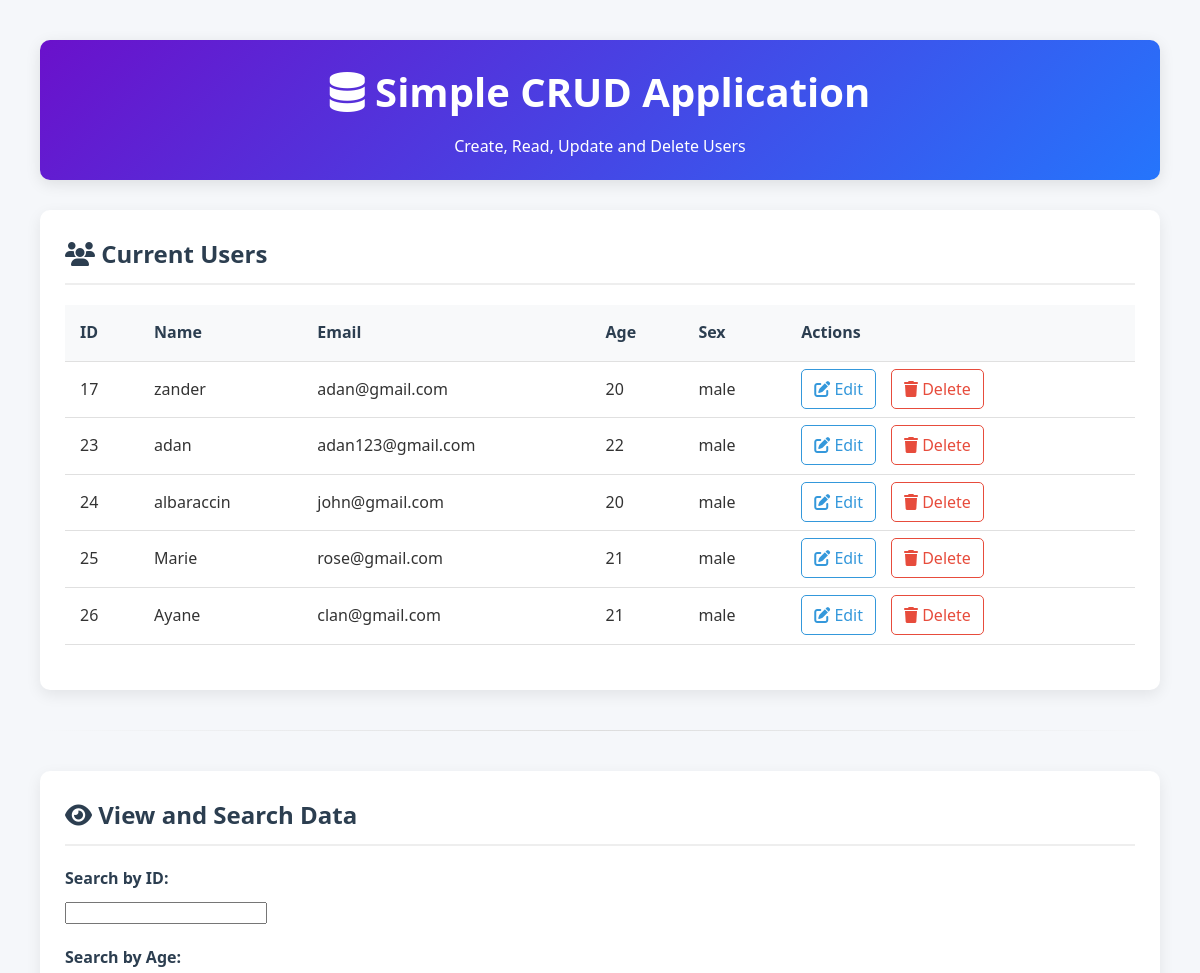
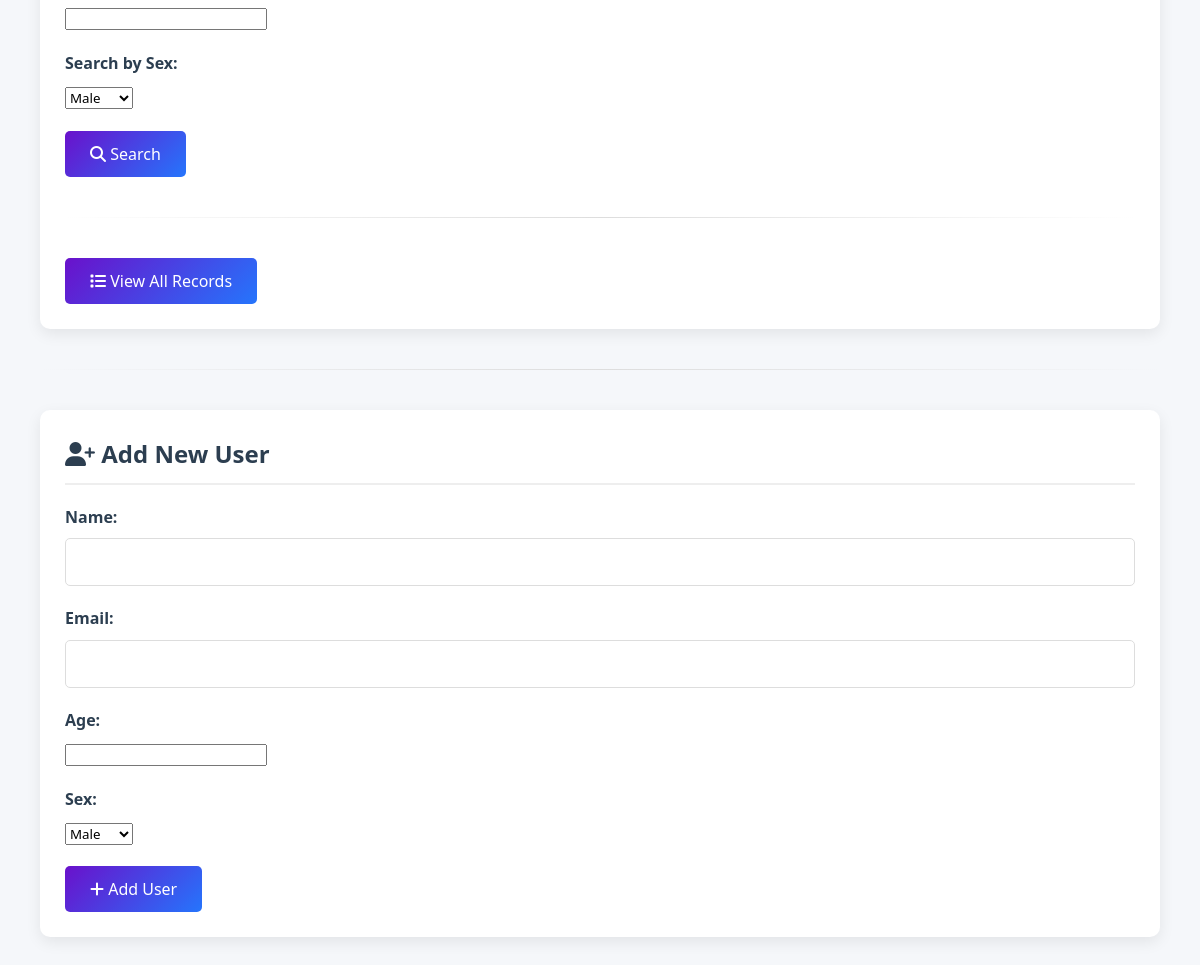
The page / on the database its author committed (2 pictures, top to bottom).
### tables this page shows
CREATE TABLE `users` (
  `id` int(11) NOT NULL,
  `name` varchar(255) NOT NULL,
  `email` varchar(255) NOT NULL,
  `age` int(11) NOT NULL,
  `sex` enum('male','female') NOT NULL
);

### index.php (the view, shortened to what this page needs)
<!DOCTYPE html>
<html lang="en">
<head>
    <link rel="stylesheet" href="https://cdnjs.cloudflare.com/ajax/libs/font-awesome/6.4.0/css/all.min.css">
    <link rel="stylesheet" href="style.css">
</head>
<body>
    <div class="container">
        <header>
            <h1><i class="fas fa-database"></i> Simple CRUD Application</h1>
            <p>Create, Read, Update and Delete Users</p>
        </header>
        <div class="card">
            <?php
            include 'db_connect.php';
            if ($_SERVER["REQUEST_METHOD"] == "POST" && isset($_POST['view_all'])) {
                $sql = "SELECT id, name, email, age, sex FROM users";
            } else {
                $sql = "SELECT id, name, email, age, sex FROM users";
            }
            $result = $conn->query($sql);
            if ($result->num_rows > 0) {
                echo "<h2><i class='fas fa-users'></i> Current Users</h2>";
                echo "<table>";
                echo "<tr><th>ID</th><th>Name</th><th>Email</th><th>Age</th><th>Sex</th><th>Actions</th></tr>";
                while ($row = $result->fetch_assoc()) {
                    echo "<tr>";
                    echo "<td>" . $row["id"] . "</td>";
                    echo "<td>" . $row["name"] . "</td>";
                    echo "<td>" . $row["email"] . "</td>";
                    echo "<td>" . $row["age"] . "</td>";
                    echo "<td>" . $row["sex"] . "</td>";
                    echo "<td class='actions'>";
                    echo "<a class='edit-btn' href='update.php?id=" . $row["id"] . "'><i class='fas fa-edit'></i> Edit</a>";
                    echo "<a class='delete-btn' href='delete.php?id=" . $row["id"] . "'><i class='fas fa-trash'></i> Delete</a>";
                    echo "</td>";
                    echo "</tr>";
                }
                echo "</table>";
            } else {
                echo "<div class='empty-state'>";
                echo "<i class='fas fa-user-slash'></i>";
                echo "<h3>No users found</h3>";
                echo "<p>Add your first user using the form below</p>";
                echo "</div>";
            }
            ?>
        </div>
        <hr>
        <div class="card">
            <h2><i class="fas fa-eye"></i> View and Search Data</h2>
            <form method="post" action="index.php" class="search-form">
                <div class="form-group">
                    <label for="id">Search by ID:</label>
                    <input type="number" id="id" name="id">
                </div>
                <div class="form-group">
                    <label for="age">Search by Age:</label>
                    <input type="number" id="age" name="age">
                </div>
                <div class="form-group">
                    <label for="sex">Search by Sex:</label>
                    <select id="sex" name="sex">
                        <option value="male">Male</option>
                    </select>
                </div>
                <button type="submit" name="search" class="submit-btn">
                    <i class="fas fa-search"></i> Search
                </button>
                <hr>
                <button type="submit" name="view_all" class="submit-btn">
                    <i class="fas fa-list"></i> View All Records
                </button>
            </form>
        </div>
        <hr>
        <div class="card">
            <h2><i class="fas fa-user-plus"></i> Add New User</h2>
            <form method="post" action="index.php">
                <div class="form-group">
                    <label for="name">Name:</label>
                    <input type="text" id="name" name="name" required>
                </div>
                <div class="form-group">
                    <label for="email">Email:</label>
                    <input type="email" id="email" name="email" required>
                </div>
                <div class="form-group">
                    <label for="age">Age:</label>
                    <input type="number" id="age" name="age" required>
                </div>
                <div class="form-group">
                    <label for="sex">Sex:</label>
                    <select id="sex" name="sex" required>
                        <option value="male">Male</option>
                    </select>
                </div>
                <button type="submit" name="create" class="submit-btn">
                    <i class="fas fa-plus"></i> Add User
                </button>
            </form>
        </div>
    </div>
</body>
</html>

### style.css (style rules this page uses)
* { margin: 0; padding: 0; box-sizing: border-box; font-family: 'Segoe UI', Tahoma, Geneva, Verdana, sans-serif; }
body { background-color: #f5f7fa; color: #333; line-height: 1.6; padding: 20px; }
.container { max-width: 1200px; margin: 0 auto; padding: 20px; }
header { text-align: center; margin-bottom: 30px; padding: 20px; background: linear-gradient(135deg, #6a11cb 0%, #2575fc 100%); color: white; border-radius: 10px; box-shadow: 0 4px 15px rgba(0, 0, 0, 0.1); }
h1 { font-size: 2.5rem; margin-bottom: 10px; }
h2 { color: #2c3e50; margin-bottom: 20px; padding-bottom: 10px; border-bottom: 2px solid #eee; }
.card { background: white; border-radius: 10px; padding: 25px; margin-bottom: 30px; box-shadow: 0 5px 15px rgba(0, 0, 0, 0.08); }
table { width: 100%; border-collapse: collapse; margin: 20px 0; }
th, td { padding: 15px; text-align: left; border-bottom: 1px solid #e0e0e0; }
th { background-color: #f8f9fa; color: #2c3e50; font-weight: 600; }
.actions a { text-decoration: none; margin-right: 15px; padding: 8px 12px; border-radius: 5px; font-weight: 500; transition: all 0.3s ease; }
.edit-btn { color: #3498db; border: 1px solid #3498db; }
.delete-btn { color: #e74c3c; border: 1px solid #e74c3c; }
.form-group { margin-bottom: 20px; }
label { display: block; margin-bottom: 8px; font-weight: 600; color: #2c3e50; }
input[type="text"], input[type="email"] { width: 100%; padding: 12px 15px; border: 1px solid #ddd; border-radius: 5px; font-size: 16px; transition: border 0.3s ease; }
.submit-btn { background: linear-gradient(135deg, #6a11cb 0%, #2575fc 100%); color: white; border: none; padding: 12px 25px; font-size: 16px; border-radius: 5px; cursor: pointer; transition: all 0.3s ease; }
hr { border: none; height: 1px; background: linear-gradient(to right, transparent, #ddd, transparent); margin: 40px 0; }

### rows shown on the page
users: id "17", name "zander", email "adan@gmail.com", age "20", sex "male"
users: id "23", name "adan", email "adan123@gmail.com", age "22", sex "male"
users: id "24", name "albaraccin", email "john@gmail.com", age "20", sex "male"
users: id "25", name "Marie", email "rose@gmail.com", age "21", sex "male"
users: id "26", name "Ayane", email "clan@gmail.com", age "21", sex "male"
